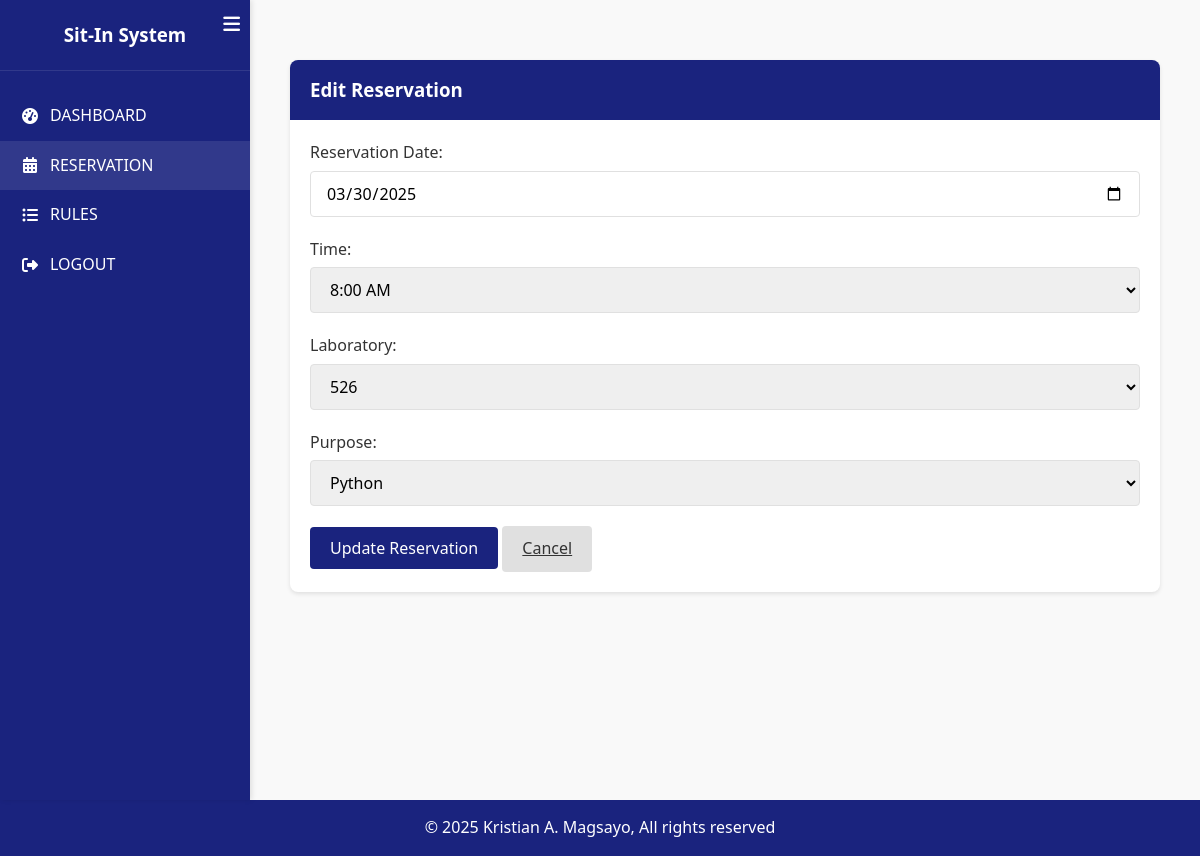
/edit_reservation/1 (signed in), run on the app's committed database.
### tables this page shows
CREATE TABLE reservations (
        id INTEGER PRIMARY KEY AUTOINCREMENT,
        user_id INTEGER NOT NULL,
        laboratory TEXT NOT NULL,
        purpose TEXT NOT NULL,
        reservation_date TEXT NOT NULL,
        time_slot TEXT NOT NULL,
        created_at TIMESTAMP DEFAULT CURRENT_TIMESTAMP,
        FOREIGN KEY (user_id) REFERENCES users (id)
    );

### app.py (the view, shortened to what this page needs)
@app.route('/edit_reservation/<int:reservation_id>', methods=['GET', 'POST'])
@login_required
def edit_reservation(reservation_id):
    user = get_user(session['user_id'])
    db = get_db()
    reservation = db.execute('SELECT * FROM reservations WHERE id = ? AND user_id = ?',
                           (reservation_id, session['user_id'])).fetchone()
    if not reservation:
        flash('Reservation not found or you do not have permission to edit it', 'danger')
        return redirect(url_for('reservation'))
    laboratories = ['524', '526', '542', '528', 'Mac']
    purposes = ['Python', 'Java programming', 'JavaScript', 'C++', 'C#', 'PHP', 'Ruby', 'Other']
    time_slots = ['8:00 AM', '9:00 AM', '10:00 AM', '11:00 AM', '12:00 PM',
                  '1:00 PM', '2:00 PM', '3:00 PM', '4:00 PM', '5:00 PM']
    return render_template('edit_reservation.html',
                          user=user,
                          reservation=reservation,
                          laboratories=laboratories,
                          purposes=purposes,
                          time_slots=time_slots)

### app.py (called while the page is built)
def get_db():
    db = getattr(g, '_database', None)
    if db is None:
        db = g._database = sqlite3.connect(DATABASE)
        db.row_factory = sqlite3.Row
    return db

@app.teardown_appcontext
def close_connection(exception):
    db = getattr(g, '_database', None)
    if db is not None:
        db.close()

def login_required(f):
    @wraps(f)
    def decorated_function(*args, **kwargs):
        if 'user_id' not in session:
            flash('Please log in to access this page', 'warning')
            return redirect(url_for('login'))
        return f(*args, **kwargs)
    return decorated_function

def get_user(user_id):
    db = get_db()
    user = db.execute('SELECT * FROM users WHERE id = ?', (user_id,)).fetchone()
    return user

### templates/edit_reservation.html (shortened to what this page needs)
{% extends 'base.html' %}
{% block dashboard_layout %}
<div class="dashboard">
    <div class="sidebar" id="sidebar">
        <button class="sidebar-toggle" id="sidebarToggle">
            <i class="fas fa-bars"></i>
        </button>
        <div class="sidebar-logo" onclick="window.location.href='{{ url_for('index') }}'">
            <h3>Sit-In System</h3>
        </div>
        <div class="sidebar-nav">
            <a href="{{ url_for('dashboard') }}">
                <i class="fas fa-tachometer-alt"></i> <span>DASHBOARD</span>
            </a>
            <a href="{{ url_for('reservation') }}" class="active">
                <i class="fas fa-calendar-alt"></i> <span>RESERVATION</span>
            </a>
            <a href="{{ url_for('rules') }}">
                <i class="fas fa-list-ul"></i> <span>RULES</span>
            </a>
            <a href="{{ url_for('logout') }}">
                <i class="fas fa-sign-out-alt"></i> <span>LOGOUT</span>
            </a>
        </div>
    </div>
    <div class="content-area">
        <div class="main-content">
            <div class="card">
                <div class="card-header">
                    <h3>Edit Reservation</h3>
                </div>
                <div class="card-body">
                    <form action="{{ url_for('edit_reservation', reservation_id=reservation['id']) }}" method="POST">
                        <div class="form-group">
                            <label for="date">Reservation Date:</label>
                            <input type="date" id="date" name="date" class="form-control" value="{{ reservation['reservation_date'] }}" required>
                        </div>
                        <div class="form-group">
                            <label for="time-slot-select">Time:</label>
                            <select id="time-slot-select" name="time_slot" class="form-control" required>
                                {% for time_slot in time_slots %}
                                    <option value="{{ time_slot }}" {% if time_slot == reservation['time_slot'] %}selected{% endif %}>{{ time_slot }}</option>
                                {% endfor %}
                            </select>
                        </div>
                        <div class="form-group">
                            <label for="laboratory-select">Laboratory:</label>
                            <select id="laboratory-select" name="laboratory" class="form-control" required>
                                {% for lab in laboratories %}
                                    <option value="{{ lab }}" {% if lab == reservation['laboratory'] %}selected{% endif %}>{{ lab }}</option>
                                {% endfor %}
                            </select>
                        </div>
                        <div class="form-group">
                            <label for="purpose-select">Purpose:</label>
                            <select id="purpose-select" name="purpose" class="form-control" required>
                                {% for purpose in purposes %}
                                    <option value="{{ purpose }}" {% if purpose == reservation['purpose'] %}selected{% endif %}>{{ purpose }}</option>
                                {% endfor %}
                            </select>
                        </div>
                        <div class="form-actions">
                            <button type="submit" class="btn btn-primary">Update Reservation</button>
                            <a href="{{ url_for('reservation') }}" class="btn btn-secondary">Cancel</a>
                        </div>
                    </form>
                </div>
            </div>
        </div>
    </div>
</div>
{% endblock %}

### static/css/style.css (style rules this page uses)
:root { --primary-color: #1a237e; --secondary-color: #ffc107; --accent-color: #673ab7; --background-color: #f9f9f9; --text-color: #333; --light-gray: #e0e0e0; --white: #ffffff; --shadow: 0 2px 4px rgba(0, 0, 0, 0.1); }
* { margin: 0; padding: 0; box-sizing: border-box; font-family: 'Segoe UI', Tahoma, Geneva, Verdana, sans-serif; }
body { background-color: var(--background-color); color: var(--text-color); line-height: 1.6; }
.main-content { padding: 20px; max-width: 1200px; margin: 0 auto; }
.form-group { margin-bottom: 20px; }
.form-group label { display: block; margin-bottom: 5px; font-weight: 500; color: var(--text-color); }
.form-control { width: 100%; padding: 10px 15px; border: 1px solid var(--light-gray); border-radius: 4px; font-size: 16px; transition: border-color 0.3s; }
.btn { display: inline-block; padding: 10px 20px; background-color: var(--primary-color); color: var(--white); border: none; border-radius: 4px; cursor: pointer; font-size: 16px; font-weight: 500; text-align: center; transition: background-color 0.3s, transform 0.1s; }
.btn-secondary { background-color: var(--light-gray); color: var(--text-color); }
.dashboard { display: flex; min-height: 100vh; }
.sidebar { width: 250px; background-color: var(--primary-color); color: var(--white); padding: 20px 0; box-shadow: 2px 0 5px rgba(0, 0, 0, 0.1); transition: width 0.3s ease; position: relative; }
.sidebar-toggle { position: absolute; top: 10px; right: 10px; color: white; background: none; border: none; font-size: 1.2rem; cursor: pointer; z-index: 10; }
.sidebar-logo { text-align: center; padding: 0 20px 20px; border-bottom: 1px solid rgba(255, 255, 255, 0.1); cursor: pointer; }
.sidebar-logo h3 { transition: opacity 0.3s ease; }
.sidebar-nav { margin-top: 20px; }
.sidebar-nav a { display: flex; align-items: center; padding: 12px 20px; color: var(--white); text-decoration: none; transition: background-color 0.3s; white-space: nowrap; }
.sidebar-nav a:hover, .sidebar-nav a.active { background-color: rgba(255, 255, 255, 0.1); }
.sidebar-nav i { margin-right: 10px; width: 20px; text-align: center; }
.sidebar-nav span { transition: opacity 0.3s ease; }
.content-area { flex: 1; padding: 20px; overflow-y: auto; }
.card { background-color: var(--white); border-radius: 8px; box-shadow: var(--shadow); margin-bottom: 20px; overflow: hidden; }
.card-header { padding: 15px 20px; background-color: var(--primary-color); color: var(--white); font-weight: 500; display: flex; justify-content: space-between; align-items: center; }
.card-body { padding: 20px; }
.btn-primary { background-color: var(--primary-color); color: var(--white); }

### data on the page
reservations: date "03/30/2025", time_slot "8:00 AM", laboratory "526", purpose "Python"
